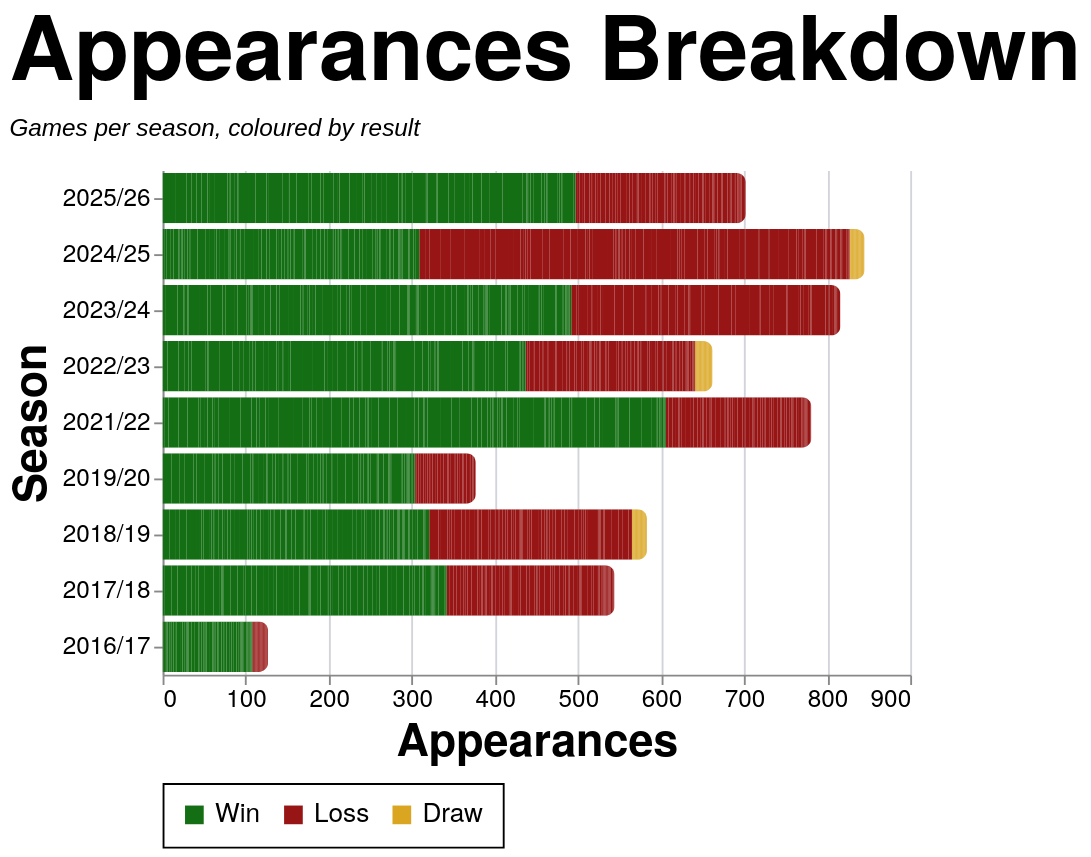

Source (Vega-Lite JSON):
### Vega-Lite specification from a JSON file in a GitHub repository (floating-point values rounded to 4 significant figures; data arrays with more than 128 entries replaced by an {"elided": "..."} marker saying what was removed)
{"config": {"axis": {"labelFont": "PT Sans Narrow, Helvetica Neue, Helvetica, Arial, sans-serif", "titleFont": "PT Sans Narrow, Helvetica Neue, Helvetica, Arial, sans-serif", "labelFontSize": 13, "titleFontSize": 24, "gridColor": "#202947", "gridOpacity": 0.2, "zindex": 1}, "text": {"font": "Lato, sans-serif"}, "bar": {"cornerRadiusEnd": 5}, "header": {"labelFont": "PT Sans Narrow, Helvetica Neue, Helvetica, Arial, sans-serif", "titleFont": "PT Sans Narrow, Helvetica Neue, Helvetica, Arial, sans-serif", "labelFontSize": 24, "titleFontSize": 28, "labelFontWeight": "bold", "orient": "left"}, "legend": {"labelFont": "PT Sans Narrow, Helvetica Neue, Helvetica, Arial, sans-serif", "titleFont": "PT Sans Narrow, Helvetica Neue, Helvetica, Arial, sans-serif", "labelFontSize": 14, "titleFontSize": 16, "titlePadding": 5, "fillColor": "white", "strokeColor": "black", "padding": 10, "titleFontWeight": "lighter", "titleFontStyle": "italic", "titleColor": "gray", "offset": 10}, "title": {"font": "PT Sans Narrow, Helvetica Neue, Helvetica, Arial, sans-serif", "fontSize": 48, "fontWeight": "bold", "anchor": "start", "align": "center", "titlePadding": 20, "subtitlePadding": 10, "subtitleFontSize": 13, "subtitleColor": "", "subtitleFontStyle": "italic", "offset": 15, "color": "black"}, "axisX": {"labelAngle": 0}, "facet": {"title": null, "header": null, "align": {"row": "each", "column": "each"}}, "resolve": {"scale": {"y": "independent", "facet": "independent"}}, "background": "transparent", "scale": {"offsetBandPaddingOuter": 0.2, "offsetBandPaddingInner": 0.1}, "view": {"stroke": null, "background": "transparent"}}, "data": {"name": "data-8bb0f45d4c4ee3a7df79fcbcb73eae34"}, "mark": {"type": "bar"}, "encoding": {"color": {"field": "color_value", "legend": {"orient": "bottom", "title": null}, "scale": {"domain": ["Win", "Loss", "Draw"], "range": ["#146f14", "#981515", "goldenrod"]}, "sort": {"field": "sum(apps)", "op": "sum", "order": "descending"}, "type": "nominal"}, "tooltip": [{"field": "player", "title": "Player", "type": "nominal"}, {"field": "season", "title": "Season", "type": "nominal"}, {"field": "color_value", "title": "Group", "type": "nominal"}, {"aggregate": "sum", "field": "apps", "title": "Appearances", "type": "quantitative"}], "x": {"aggregate": "sum", "field": "apps", "title": "Appearances", "type": "quantitative"}, "y": {"field": "season", "sort": {"field": "season_sort", "op": "max", "order": "descending"}, "title": "Season", "type": "nominal"}}, "height": {"step": 30}, "title": {"text": "Appearances Breakdown", "subtitle": "Games per season, coloured by result"}, "width": 400, "$schema": "https://vega.github.io/schema/vega-lite/v5.20.1.json", "datasets": {"data-8bb0f45d4c4ee3a7df79fcbcb73eae34": {"elided": "2509 records"}}}
